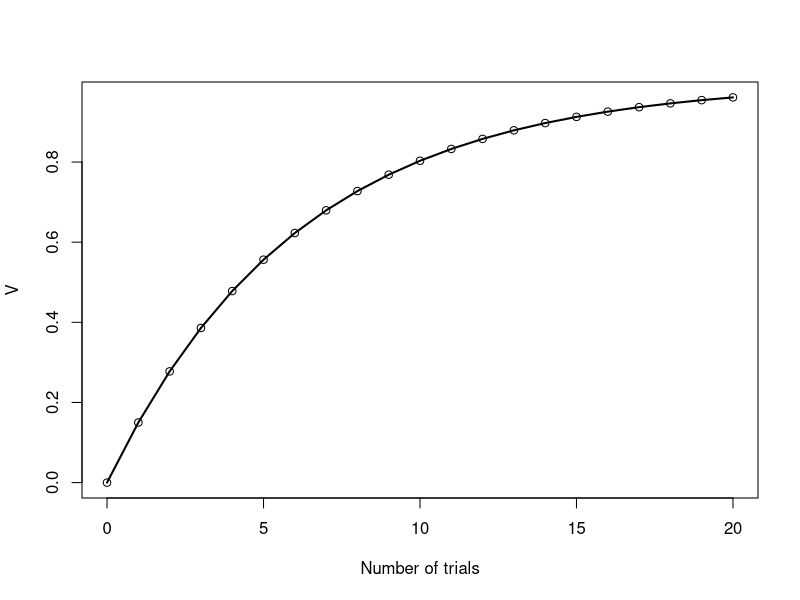
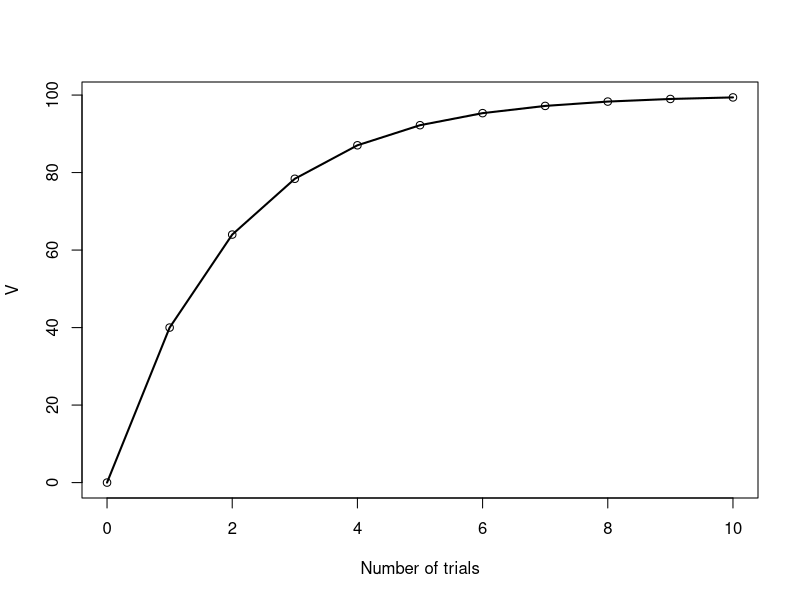
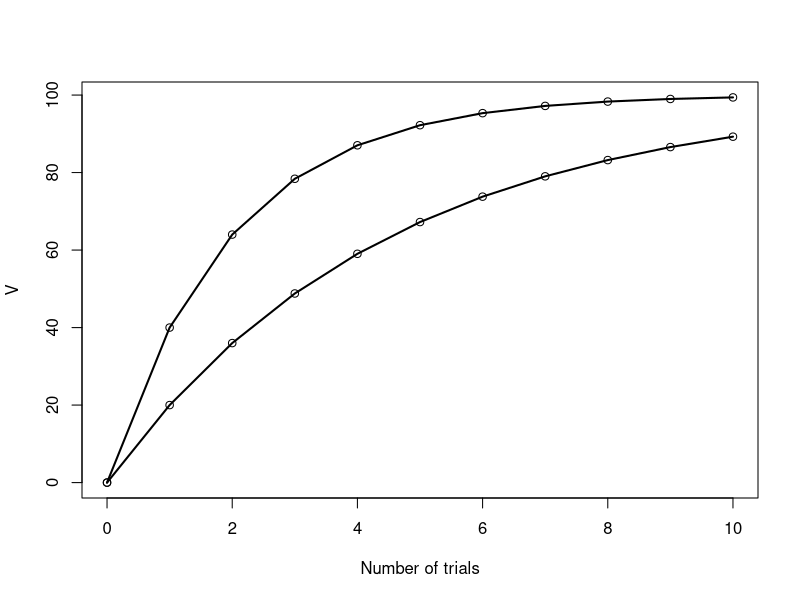
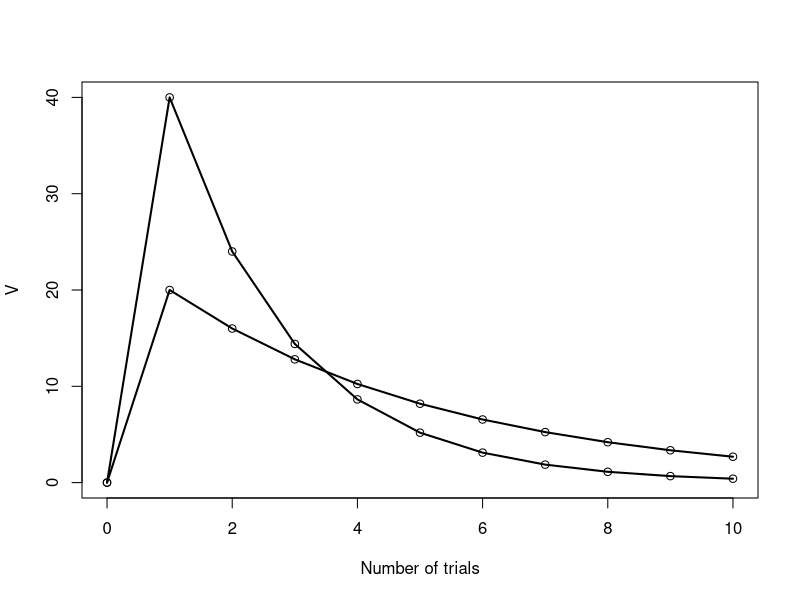

Generate these figures, in order, with R: (Note: this script raises an error after producing the figures.)
## ---- chunk 1
rescola <- function(v_start, v_max, alpha, num_trials)
{
  v_vec = c(v_start)
  delta_v_vec = c(0)

  for(i in 2:(num_trials+1))
  {
    delta_v_vec[i] = alpha*(v_max - v_vec[i-1])
    v_vec[i] = v_vec[i-1] + delta_v_vec[i]
  }

  data<-as.data.frame(cbind(v_vec, delta_v_vec))
  colnames(data)<-c("v","delta_v")
  return(data)
}

num_trials = 20
data = rescola(0, 1, 0.15, num_trials)
plot(seq(from=0, to=num_trials), data$v, xlab = "Number of trials", ylab = "V")
lines(seq(from=0, to=num_trials), data$v,col="black",lwd=2)
## ---- chunk 2
v_start    = 0
v_max      = 100
alpha     = 0.4
num_trials = 10

data1 = rescola(v_start, v_max, alpha, num_trials)
data1
## ---- chunk 3
plot(seq(v_start, num_trials), data1$v, xlab = "Number of trials", ylab = "V")
lines(seq(from=v_start, to=num_trials), data1$v,col="black",lwd=2)
## ---- chunk 4
alpha = 0.2
data2 = rescola(v_start, v_max, alpha, num_trials)

plot(seq(v_start, num_trials), data1$v, xlab = "Number of trials", ylab = "V")
lines(seq(from=v_start, to=num_trials), data1$v,col="black",lwd=2)
points(seq(from=v_start, to=num_trials), data2$v,col="black")
lines(seq(from=v_start, to=num_trials), data2$v,col="black",lwd=2)
## ---- chunk 5
plot(seq(v_start, num_trials), data1$delta_v, xlab = "Number of trials", ylab = "V")
lines(seq(from=v_start, to=num_trials), data1$delta_v,col="black",lwd=2)
points(seq(from=v_start, to=num_trials), data2$delta_v,col="black")
lines(seq(from=v_start, to=num_trials), data2$delta_v,col="black",lwd=2)
## ---- chunk 6
V_start = data$v[10]
V_max = 0
alpha = 0.4
num_trials = 11

data_extinction = rescola(V_start, V_max, alpha, num_trials)
data_extinction
plot(seq(from=1, to=num_trials), data_extinction$v)
plot(seq(from=1, to=num_trials), abs(data_extinction$delta_v))


## ---- chunk 7

## ---- chunk 8

## ---- chunk 9

